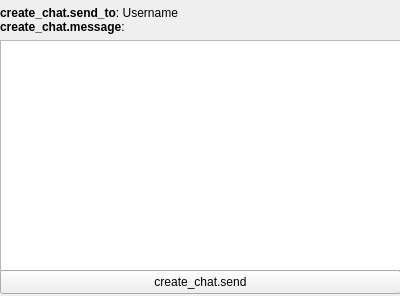
<?xml version="1.0" encoding="UTF-8"?>
<ui version="4.0">
 <class>CreateChat</class>
 <widget class="QWidget" name="CreateChat">
  <property name="geometry">
   <rect>
    <x>0</x>
    <y>0</y>
    <width>400</width>
    <height>296</height>
   </rect>
  </property>
  <property name="windowTitle">
   <string>create_chat.title</string>
  </property>
  <property name="windowIcon">
   <iconset resource="source.qrc">
    <normaloff>:/mainapp/sources/appico.ico</normaloff>:/mainapp/sources/appico.ico</iconset>
  </property>
  <widget class="QLabel" name="creatingChatInfo">
   <property name="geometry">
    <rect>
     <x>0</x>
     <y>0</y>
     <width>401</width>
     <height>41</height>
    </rect>
   </property>
   <property name="text">
    <string>&lt;html&gt;&lt;head/&gt;&lt;body&gt;&lt;p&gt;&lt;span style=&quot; font-weight:700;&quot;&gt;create_chat.send_to&lt;/span&gt;: Username &lt;br/&gt;&lt;span style=&quot; font-weight:700;&quot;&gt;create_chat.message&lt;/span&gt;:&lt;/p&gt;&lt;/body&gt;&lt;/html&gt;</string>
   </property>
  </widget>
  <widget class="QPlainTextEdit" name="messageArea">
   <property name="geometry">
    <rect>
     <x>0</x>
     <y>40</y>
     <width>401</width>
     <height>231</height>
    </rect>
   </property>
  </widget>
  <widget class="QPushButton" name="createChatButton">
   <property name="geometry">
    <rect>
     <x>0</x>
     <y>270</y>
     <width>401</width>
     <height>24</height>
    </rect>
   </property>
   <property name="text">
    <string>create_chat.send</string>
   </property>
  </widget>
 </widget>
 <resources>
  <include location="source.qrc"/>
 </resources>
 <connections/>
</ui>
